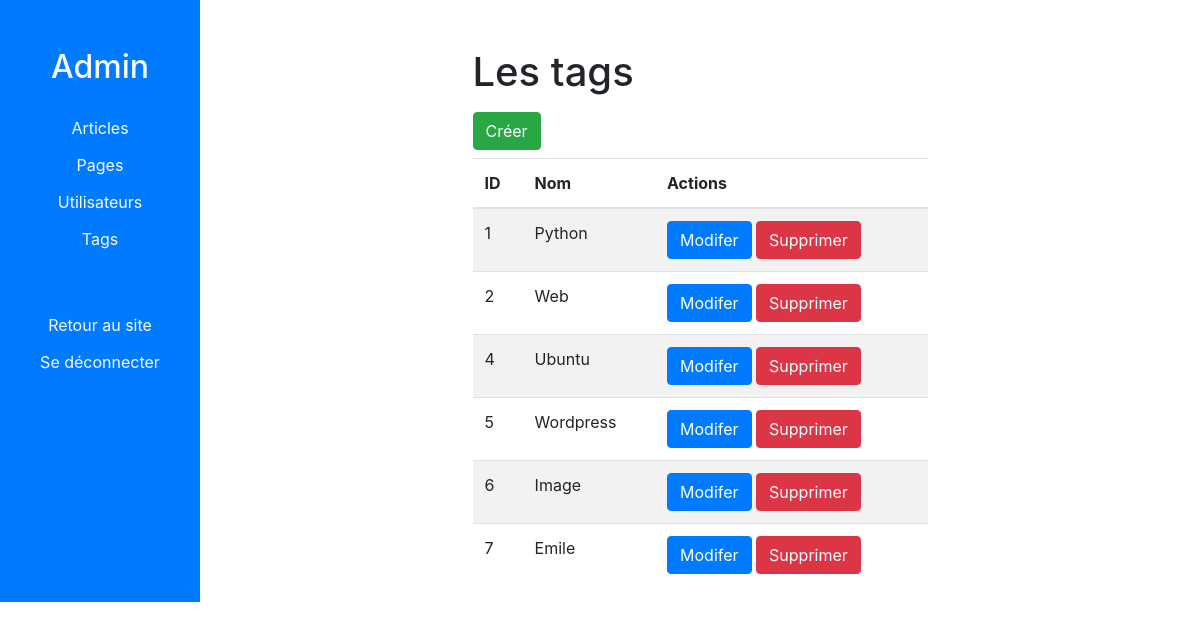
/admin/tags (signed in), run on an earlier commit of the app's database.
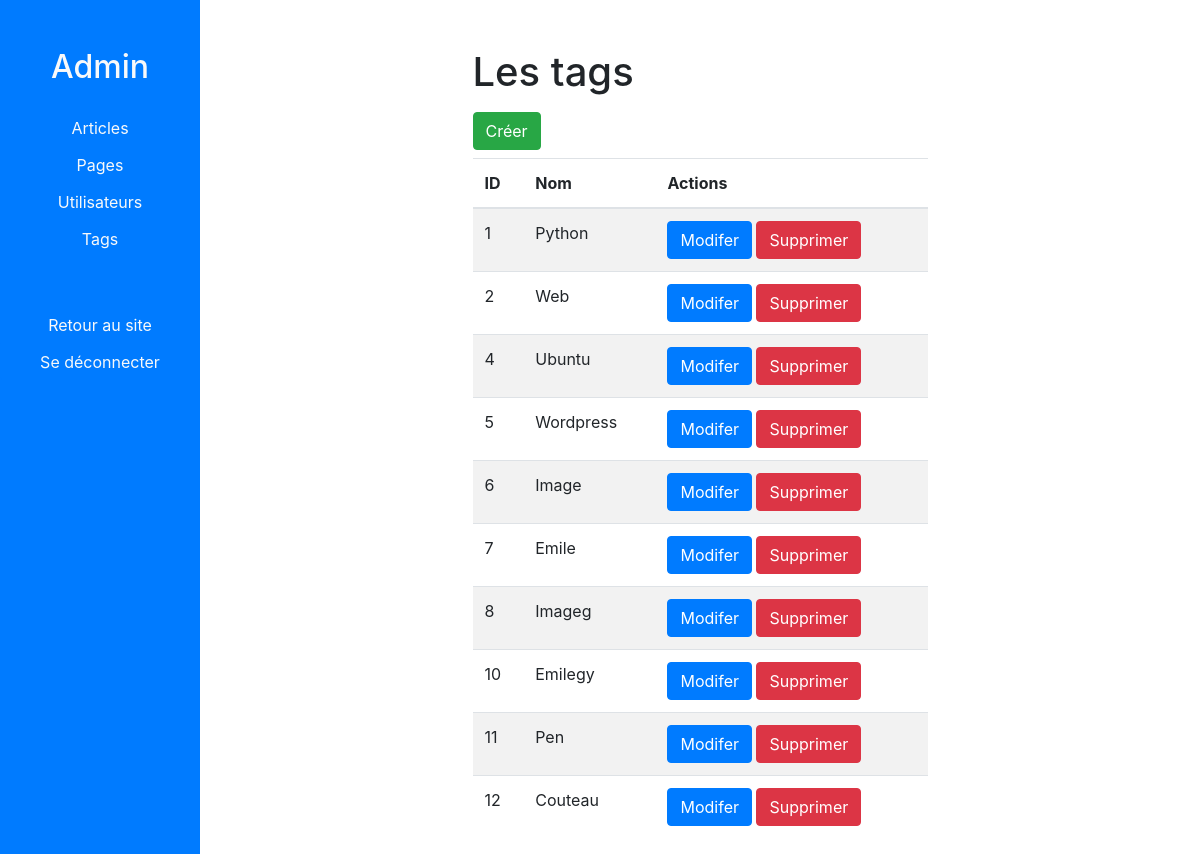
And on a later commit of the database.
### views.py (models this page shows)
class Tag(db.Model):
    id = db.Column(db.Integer, primary_key=True)
    name = db.Column(db.String(50), nullable=False)

### views.py (the view)
@app.route('/admin/tags')
@login_required
def admin_tags():
    tags = Tag.query.all()
    return render_template('admin-tags.html', tags=tags)

### views.py (called while the page is built)
@login_manager.user_loader
def load_user(user_id):
    return User.query.get(user_id)

@app.context_processor
def inject_pages():
    pages = Page.query.filter_by(published=True)
    return {'site_pages': pages}

### templates/admin-tags.html (shortened to what this page needs)
{% extends 'admin.html' %}
{% block admin_content %}
<div class="col-md-9 col-lg-7 col-xl-6 mx-auto">
    <h1 class="mt-5">Les tags</h1>
    <a class="btn btn-success my-2" href="{{ url_for('admin_tags_create') }}">Créer</a>
    <table class="table table-striped">
        <thead>
            <tr>
                <th>ID</th>
                <th>Nom</th>
                <th>Actions</th>
            </tr>
        </thead>
        <tbody>
            {% for tag in tags %}
            <tr>
                <td>{{ tag.id }}</td>
                <td>{{ tag.name }}</td>
                <td>
                    <a class="btn btn-primary" href="{{ url_for('admin_tags_edit', tag_id=tag.id) }}">
                        Modifer
                    </a>
                    <form action="{{ url_for('admin_tags_delete', tag_id=tag.id) }}" method="POST" class="d-inline">
                        <input type="submit" class="btn btn-danger" value="Supprimer">
                    </form>
                </td>
            </tr>
            {% endfor %}
        </tbody>
    </table>
</div>
{% endblock %}

What changed in the data, as far as the page shows it:
added Tag: id "8", name "Imageg"
added Tag: id "10", name "Emilegy"
added Tag: id "11", name "Pen"
added Tag: id "12", name "Couteau"
